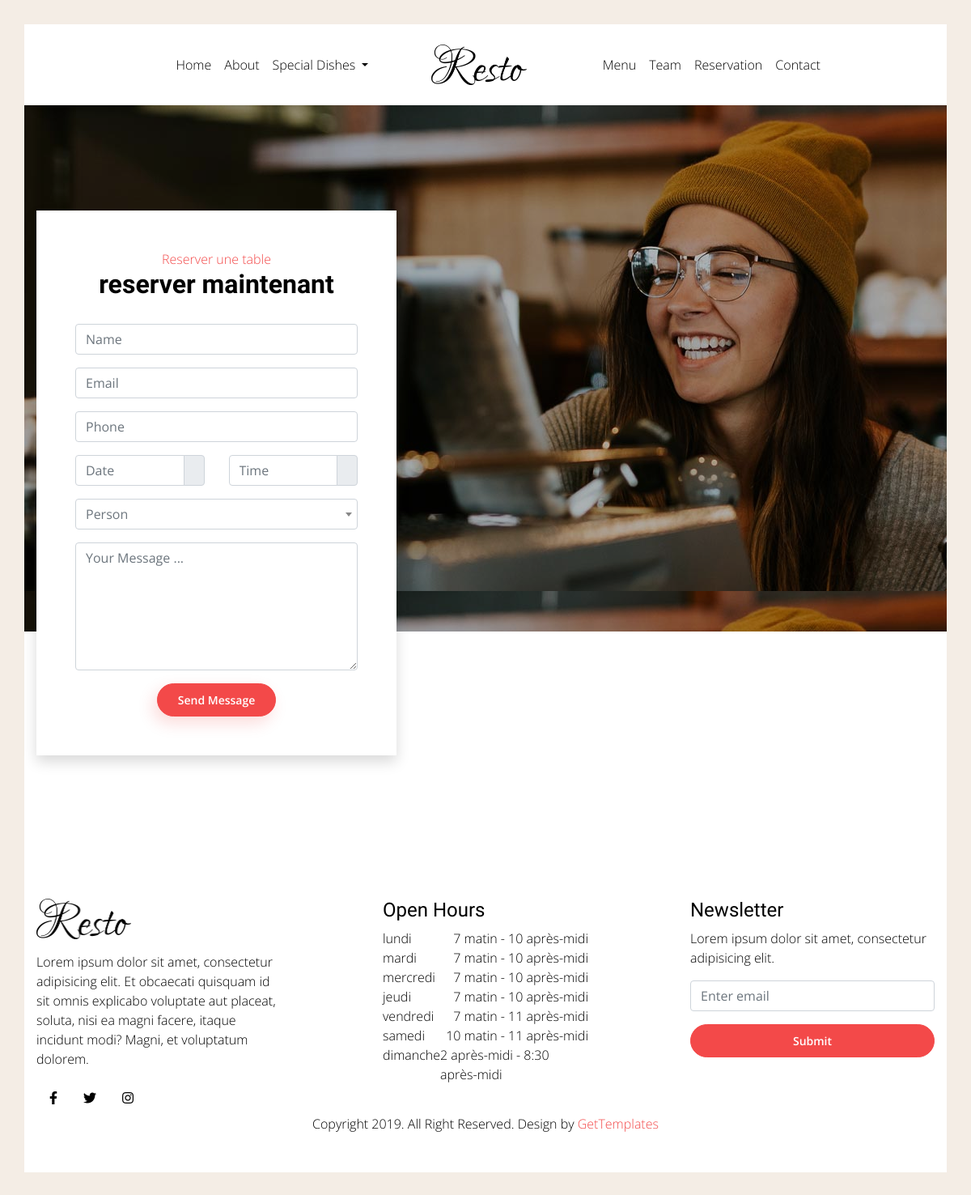
Screenshot of /reservation with the database file from the repository.
### configuration/models.py (models this page shows, shortened)
class Timemodels(models.Model):
    statut = models.BooleanField(default=False)
    date_add =  models.DateTimeField(auto_now_add=True)
    date_update =  models.DateTimeField(auto_now=True)
    class Meta:
        abstract = True

class ReserveConfiguration(Timemodels):
    titre_formulaire = models.CharField(max_length=255)
    sous_titre_formulaire = models.CharField(max_length=255)
    image = models.ImageField(upload_to='resrvation_back')
    class Meta:
        verbose_name = 'ReserveConfiguration'
        verbose_name_plural = 'ReserveConfigurations'

class WorkingHour(Timemodels):
    jour = DayOfTheWeekField(unique="True")
    start_hour = models.TimeField()
    end_hour = models.TimeField()
    class Meta:
        verbose_name = "WorkingHour"
        verbose_name_plural = "WorkingHours"

### reservation/views.py (the view)
# urls.py: path('', include('reservation.urls')),
def reservation(request):
    hour = WorkingHour.objects.filter(statut=True)
    reservation_form = ReserveConfiguration.objects.filter(statut=True)
    data = {
        'hour':hour,
        'form':reservation_form,
    }
    template_name = 'pages/reservation.html'
    return render(request,template_name, data)

### templates/pages/reservation.html (shortened to what this page needs)
{% extends "bases/base.html" %}
{% block main %}
{% for forms in form %}
    <section id="gtco-reservation" class="bg-fixed bg-white section-padding overlay" style="background-image: url({{forms.image.url}});">
    <div class="container">
        <div class="row">
            <div class="col-lg-5">
                <div class="section-content bg-white p-5 shadow">
                    <div class="heading-section text-center">
                        <span class="subheading">
                            {{forms.titre_formulaire}}
                        </span>
                        <h2>
                                {{forms.sous_titre_formulaire}}
                        </h2>
                        {% endfor %}
                    </div>
                    <form method="post" name="contact-us" action="">
                        <div class="row">
                            <div class="col-md-12 form-group">
                                <input type="text" class="form-control" id="name" name="name" placeholder="Name">
                            </div>
                            <div class="col-md-12 form-group">
                                <input type="text" class="form-control" id="email" name="email" placeholder="Email">
                            </div>
                            <div class="col-md-12 form-group">
                                <input type="number" class="form-control" id="phoneNumber" name="phoneNumber" placeholder="Phone">
                            </div>
                            <div class="col-md-6 form-group">
                                <div class="input-group date" id="datetimepicker4" data-target-input="nearest">
                                    <input type="text" class="form-control datetimepicker-input" data-target="#datetimepicker4" placeholder="Date" />
                                    <div class="input-group-append" data-target="#datetimepicker4" data-toggle="datetimepicker">
                                        <div class="input-group-text">
                                        </div>
                                    </div>
                                </div>
                            </div>
                            <div class="col-md-6 form-group">
                                <div class="input-group date" id="datetimepicker3" data-target-input="nearest">
                                    <input type="text" class="form-control datetimepicker-input" data-target="#datetimepicker3" placeholder="Time" />
                                    <div class="input-group-append" data-target="#datetimepicker3" data-toggle="datetimepicker">
                                        <div class="input-group-text">
                                        </div>
                                    </div>
                                </div>
                            </div>
                            <div class="col-md-12 form-group">
                            </div>
                            <div class="col-md-12 form-group">
                                <textarea class="form-control" id="message" name="message" rows="6" placeholder="Your Message ..."></textarea>
                            </div>
                            <div class="col-md-12 text-center">
                                <button class="btn btn-primary btn-shadow btn-lg" type="submit" name="submit">Send Message</button>
                            </div>
                        </div>
                    </form>
                </div>
            </div>
        </div>
    </div>
</section>
{% endblock main %}

### templates/bases/base.html (shortened to what this page needs)
<!DOCTYPE html>
<html lang="en">
<head>
    <link rel="stylesheet" href="/static/vendor/bootstrap/bootstrap.min.css">
    <link rel="stylesheet" href="/static/vendor/select2/select2.min.css">
    <link rel="stylesheet" href="/static/vendor/owlcarousel/owl.carousel.min.css">
    <link rel="stylesheet" href="https://cdn.rawgit.com/noelboss/featherlight/1.7.13/release/featherlight.min.css">
    <link rel="stylesheet" href="https://cdnjs.cloudflare.com/ajax/libs/tempusdominus-bootstrap-4/5.0.1/css/tempusdominus-bootstrap-4.min.css">
    <link rel="stylesheet" href="https://cdnjs.cloudflare.com/ajax/libs/font-awesome/5.8.1/css/brands.css">
    <link rel="stylesheet" href="https://cdn.linearicons.com/free/1.0.0/icon-font.min.css">
    <link rel="stylesheet" href="https://use.fontawesome.com/releases/v5.8.1/css/all.css">
    <link rel="stylesheet" href="/static/css/style.min.css">
</head>
<body data-spy="scroll" data-target="#navbar" class="static-layout">
	<div class="boxed-page">
<nav id="navbar-header" class="navbar navbar-expand-lg">
    <div class="container">
        <div class="collapse navbar-collapse justify-content-between" id="navbarSupportedContent">
            <ul class="navbar-nav d-flex justify-content-between">
                <li class="nav-item only-desktop">
                    <a class="nav-link" id="side-nav-open" href="#">
                    </a>
                </li>
                <div class="d-flex flex-lg-row flex-column">
                    <li class="nav-item active">
                        <a class="nav-link" href="{% url 'home' %}">Home <span class="sr-only">(current)</span></a>
                    </li>
                    <li class="nav-item">
                        <a class="nav-link" href="{% url 'about'%}">About</a>
                    </li>
                    <li class="nav-item dropdown">
                        <a class="nav-link dropdown-toggle" href="#" id="navbarDropdown" role="button" data-toggle="dropdown" aria-haspopup="true" aria-expanded="false">
                          Special Dishes
                        </a>
                    </li>
                </div>
            </ul>
            <a class="navbar-brand navbar-brand-center d-flex align-items-center only-desktop" href="#">
                <img src="/static/img/logo.png" alt="">
            </a>
            <ul class="navbar-nav d-flex justify-content-between">
                <div class="d-flex flex-lg-row flex-column">
                    <li class="nav-item active">
                        <a class="nav-link" href="{% url 'menu'%}">Menu</a>
                    </li>
                    <li class="nav-item">
                        <a class="nav-link" href="{% url 'teams' %}">Team</a>
                    </li>
                    <li class="nav-item dropdown">
                        <a class="nav-link" href="{% url 'reservation'%}">Reservation</a>
					</li>
					<li class="nav-item">
                        <a class="nav-link" href="{% url 'contact' %}">Contact</a>
                    </li>
                </div>
                <li class="nav-item">
                    <a id="side-search-open" class="nav-link" href="#">
                    </a>
                </li>
            </ul>
        </div>
    </div>
</nav>
{% block main %}
{% endblock main %}
<footer class="mastfoot pb-5 bg-white section-padding pb-0">
    <div class="inner container">
         <div class="row">
         	<div class="col-lg-4">
         		<div class="footer-widget pr-lg-5 pr-0">
         			<img src="/static/img/logo.png" class="img-fluid footer-logo mb-3" alt="">
	         		<p>Lorem ipsum dolor sit amet, consectetur adipisicing elit. Et obcaecati quisquam id sit omnis explicabo voluptate aut placeat, soluta, nisi ea magni facere, itaque incidunt modi? Magni, et voluptatum dolorem.</p>
	         		<nav class="nav nav-mastfoot justify-content-start">
		                <a class="nav-link" href="#">
		                	<i class="fab fa-facebook-f"></i>
		                </a>
		                <a class="nav-link" href="#">
		                	<i class="fab fa-twitter"></i>
		                </a>
		                <a class="nav-link" href="#">
		                	<i class="fab fa-instagram"></i>
		                </a>
		            </nav>
         		</div>
         	</div>
         	<div class="col-lg-4">
         		<div class="footer-widget px-lg-5 px-0">
         			<h4>Open Hours</h4>
	         		<ul class="list-unstyled open-hours">
						 {% for horaire in hour%}
					 <li class="d-flex justify-content-between"><span>{{horaire.get_jour_display}}</span><span>{{horaire.start_hour}} - {{horaire.end_hour}}</span></li>
						{% endfor %}
		              </ul>
         		</div>
         	</div>
         	<div class="col-lg-4">
         		<div class="footer-widget pl-lg-5 pl-0">
         			<h4>Newsletter</h4>
	         		<p>Lorem ipsum dolor sit amet, consectetur adipisicing elit.</p>
	         		<form id="newsletter">
						<div class="form-group">
							<input type="email" class="form-control" id="emailNewsletter" aria-describedby="emailNewsletter" placeholder="Enter email">
						</div>
						<button type="submit" class="btn btn-primary w-100">Submit</button>
					</form>
         		</div>
         	</div>
         	<div class="col-md-12 d-flex align-items-center">
         		<p class="mx-auto text-center mb-0">Copyright 2019. All Right Reserved. Design by <a href="https://gettemplates.co" target="_blank">GetTemplates</a></p>
         	</div>
        </div>
    </div>
</footer>	</div>
</body>
</html>

### rows the page displays
ReserveConfiguration: image (picture), titre_formulaire "Reserver une table", sous_titre_formulaire "reserver maintenant"
WorkingHour: jour "lundi", start_hour "7 matin", end_hour "10 après-midi"
WorkingHour: jour "mardi", start_hour "7 matin", end_hour "10 après-midi"
WorkingHour: jour "mercredi", start_hour "7 matin", end_hour "10 après-midi"
WorkingHour: jour "jeudi", start_hour "7 matin", end_hour "10 après-midi"
WorkingHour: jour "vendredi", start_hour "7 matin", end_hour "11 après-midi"
WorkingHour: jour "samedi", start_hour "10 matin", end_hour "11 après-midi"
WorkingHour: jour "dimanche", start_hour "2 après-midi", end_hour "8:30 après-midi"
